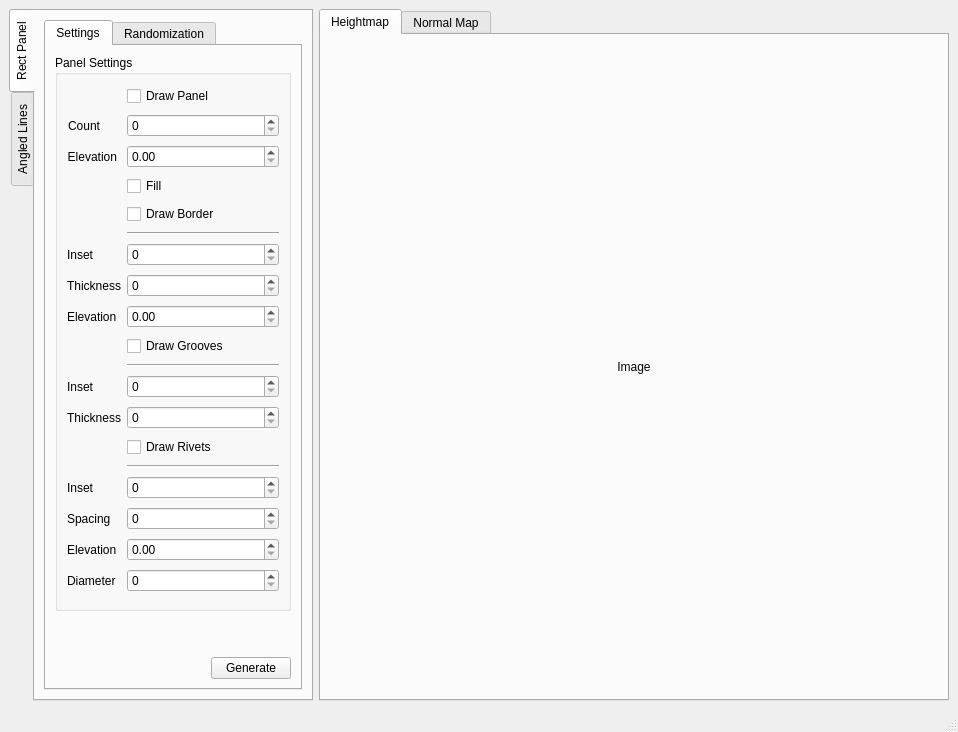
<?xml version="1.0" encoding="UTF-8"?>
<ui version="4.0">
 <class>MainWindow</class>
 <widget class="QMainWindow" name="MainWindow">
  <property name="geometry">
   <rect>
    <x>0</x>
    <y>0</y>
    <width>958</width>
    <height>732</height>
   </rect>
  </property>
  <property name="windowTitle">
   <string>Panel Gen v0.1</string>
  </property>
  <widget class="QWidget" name="centralwidget">
   <layout class="QFormLayout" name="formLayout_2">
    <item row="0" column="0">
     <widget class="QTabWidget" name="tabWidget">
      <property name="tabPosition">
       <enum>QTabWidget::West</enum>
      </property>
      <property name="currentIndex">
       <number>0</number>
      </property>
      <widget class="QWidget" name="tab">
       <attribute name="title">
        <string>Rect Panel</string>
       </attribute>
       <layout class="QHBoxLayout" name="horizontalLayout_4">
        <item>
         <widget class="QTabWidget" name="tabWidget_3">
          <property name="sizePolicy">
           <sizepolicy hsizetype="Minimum" vsizetype="Minimum">
            <horstretch>0</horstretch>
            <verstretch>0</verstretch>
           </sizepolicy>
          </property>
          <property name="currentIndex">
           <number>0</number>
          </property>
          <widget class="QWidget" name="tab_5">
           <property name="sizePolicy">
            <sizepolicy hsizetype="Minimum" vsizetype="Minimum">
             <horstretch>1</horstretch>
             <verstretch>1</verstretch>
            </sizepolicy>
           </property>
           <attribute name="title">
            <string>Settings</string>
           </attribute>
           <layout class="QVBoxLayout" name="verticalLayout_4">
            <item>
             <widget class="QGroupBox" name="groupBox">
              <property name="sizePolicy">
               <sizepolicy hsizetype="Preferred" vsizetype="Preferred">
                <horstretch>0</horstretch>
                <verstretch>1</verstretch>
               </sizepolicy>
              </property>
              <property name="minimumSize">
               <size>
                <width>0</width>
                <height>0</height>
               </size>
              </property>
              <property name="maximumSize">
               <size>
                <width>16777215</width>
                <height>16777215</height>
               </size>
              </property>
              <property name="title">
               <string>Panel Settings</string>
              </property>
              <property name="flat">
               <bool>false</bool>
              </property>
              <layout class="QFormLayout" name="formLayout">
               <item row="1" column="1">
                <widget class="QCheckBox" name="checkBox">
                 <property name="text">
                  <string>Draw Panel</string>
                 </property>
                </widget>
               </item>
               <item row="2" column="0">
                <widget class="QLabel" name="label_2">
                 <property name="text">
                  <string>Count</string>
                 </property>
                 <property name="alignment">
                  <set>Qt::AlignRight|Qt::AlignTrailing|Qt::AlignVCenter</set>
                 </property>
                </widget>
               </item>
               <item row="2" column="1">
                <widget class="QSpinBox" name="panel_count">
                 <property name="sizePolicy">
                  <sizepolicy hsizetype="Expanding" vsizetype="Fixed">
                   <horstretch>0</horstretch>
                   <verstretch>1</verstretch>
                  </sizepolicy>
                 </property>
                </widget>
               </item>
               <item row="4" column="0">
                <widget class="QLabel" name="label_3">
                 <property name="text">
                  <string>Elevation</string>
                 </property>
                 <property name="alignment">
                  <set>Qt::AlignRight|Qt::AlignTrailing|Qt::AlignVCenter</set>
                 </property>
                </widget>
               </item>
               <item row="4" column="1">
                <widget class="QDoubleSpinBox" name="doubleSpinBox">
                 <property name="sizePolicy">
                  <sizepolicy hsizetype="Expanding" vsizetype="Fixed">
                   <horstretch>0</horstretch>
                   <verstretch>2</verstretch>
                  </sizepolicy>
                 </property>
                 <property name="singleStep">
                  <double>0.010000000000000</double>
                 </property>
                </widget>
               </item>
               <item row="5" column="1">
                <widget class="QCheckBox" name="checkBox_2">
                 <property name="text">
                  <string>Fill</string>
                 </property>
                </widget>
               </item>
               <item row="7" column="1">
                <widget class="QCheckBox" name="checkBox_3">
                 <property name="text">
                  <string>Draw Border</string>
                 </property>
                </widget>
               </item>
               <item row="8" column="1">
                <widget class="Line" name="line_2">
                 <property name="sizePolicy">
                  <sizepolicy hsizetype="Expanding" vsizetype="Fixed">
                   <horstretch>1</horstretch>
                   <verstretch>1</verstretch>
                  </sizepolicy>
                 </property>
                 <property name="orientation">
                  <enum>Qt::Horizontal</enum>
                 </property>
                </widget>
               </item>
               <item row="9" column="0">
                <widget class="QLabel" name="label_4">
                 <property name="text">
                  <string>Inset</string>
                 </property>
                </widget>
               </item>
               <item row="9" column="1">
                <widget class="QSpinBox" name="spinBox_2">
                 <property name="sizePolicy">
                  <sizepolicy hsizetype="Expanding" vsizetype="Fixed">
                   <horstretch>0</horstretch>
                   <verstretch>3</verstretch>
                  </sizepolicy>
                 </property>
                </widget>
               </item>
               <item row="10" column="0">
                <widget class="QLabel" name="label_5">
                 <property name="text">
                  <string>Thickness</string>
                 </property>
                </widget>
               </item>
               <item row="10" column="1">
                <widget class="QSpinBox" name="spinBox_3">
                 <property name="sizePolicy">
                  <sizepolicy hsizetype="Expanding" vsizetype="Fixed">
                   <horstretch>0</horstretch>
                   <verstretch>1</verstretch>
                  </sizepolicy>
                 </property>
                </widget>
               </item>
               <item row="11" column="0">
                <widget class="QLabel" name="label_6">
                 <property name="text">
                  <string>Elevation</string>
                 </property>
                </widget>
               </item>
               <item row="11" column="1">
                <widget class="QDoubleSpinBox" name="doubleSpinBox_2">
                 <property name="sizePolicy">
                  <sizepolicy hsizetype="Expanding" vsizetype="Fixed">
                   <horstretch>0</horstretch>
                   <verstretch>1</verstretch>
                  </sizepolicy>
                 </property>
                 <property name="singleStep">
                  <double>0.010000000000000</double>
                 </property>
                </widget>
               </item>
               <item row="13" column="1">
                <widget class="QCheckBox" name="checkBox_4">
                 <property name="text">
                  <string>Draw Grooves</string>
                 </property>
                </widget>
               </item>
               <item row="14" column="1">
                <widget class="Line" name="line_3">
                 <property name="sizePolicy">
                  <sizepolicy hsizetype="Expanding" vsizetype="Fixed">
                   <horstretch>4</horstretch>
                   <verstretch>1</verstretch>
                  </sizepolicy>
                 </property>
                 <property name="orientation">
                  <enum>Qt::Horizontal</enum>
                 </property>
                </widget>
               </item>
               <item row="15" column="0">
                <widget class="QLabel" name="label_7">
                 <property name="text">
                  <string>Inset</string>
                 </property>
                </widget>
               </item>
               <item row="15" column="1">
                <widget class="QSpinBox" name="spinBox_4">
                 <property name="sizePolicy">
                  <sizepolicy hsizetype="Expanding" vsizetype="Fixed">
                   <horstretch>0</horstretch>
                   <verstretch>1</verstretch>
                  </sizepolicy>
                 </property>
                </widget>
               </item>
               <item row="16" column="0">
                <widget class="QLabel" name="label_8">
                 <property name="text">
                  <string>Thickness</string>
                 </property>
                </widget>
               </item>
               <item row="16" column="1">
                <widget class="QSpinBox" name="spinBox_5">
                 <property name="sizePolicy">
                  <sizepolicy hsizetype="Expanding" vsizetype="Fixed">
                   <horstretch>0</horstretch>
                   <verstretch>1</verstretch>
                  </sizepolicy>
                 </property>
                </widget>
               </item>
               <item row="17" column="1">
                <widget class="QCheckBox" name="checkBox_5">
                 <property name="text">
                  <string>Draw Rivets</string>
                 </property>
                </widget>
               </item>
               <item row="18" column="1">
                <widget class="Line" name="line">
                 <property name="sizePolicy">
                  <sizepolicy hsizetype="Expanding" vsizetype="Fixed">
                   <horstretch>1</horstretch>
                   <verstretch>1</verstretch>
                  </sizepolicy>
                 </property>
                 <property name="orientation">
                  <enum>Qt::Horizontal</enum>
                 </property>
                </widget>
               </item>
               <item row="19" column="0">
                <widget class="QLabel" name="label_9">
                 <property name="text">
                  <string>Inset</string>
                 </property>
                </widget>
               </item>
               <item row="19" column="1">
                <widget class="QSpinBox" name="spinBox_6">
                 <property name="sizePolicy">
                  <sizepolicy hsizetype="Expanding" vsizetype="Fixed">
                   <horstretch>0</horstretch>
                   <verstretch>0</verstretch>
                  </sizepolicy>
                 </property>
                </widget>
               </item>
               <item row="20" column="0">
                <widget class="QLabel" name="label_10">
                 <property name="text">
                  <string>Spacing</string>
                 </property>
                </widget>
               </item>
               <item row="20" column="1">
                <widget class="QSpinBox" name="spinBox_7">
                 <property name="sizePolicy">
                  <sizepolicy hsizetype="Expanding" vsizetype="Fixed">
                   <horstretch>0</horstretch>
                   <verstretch>1</verstretch>
                  </sizepolicy>
                 </property>
                </widget>
               </item>
               <item row="21" column="0">
                <widget class="QLabel" name="label_11">
                 <property name="text">
                  <string>Elevation</string>
                 </property>
                </widget>
               </item>
               <item row="21" column="1">
                <widget class="QDoubleSpinBox" name="doubleSpinBox_3">
                 <property name="sizePolicy">
                  <sizepolicy hsizetype="Minimum" vsizetype="Fixed">
                   <horstretch>0</horstretch>
                   <verstretch>0</verstretch>
                  </sizepolicy>
                 </property>
                 <property name="singleStep">
                  <double>0.010000000000000</double>
                 </property>
                </widget>
               </item>
               <item row="24" column="0">
                <widget class="QLabel" name="label">
                 <property name="text">
                  <string>Diameter</string>
                 </property>
                </widget>
               </item>
               <item row="24" column="1">
                <widget class="QSpinBox" name="spinBox_8">
                 <property name="sizePolicy">
                  <sizepolicy hsizetype="Expanding" vsizetype="Fixed">
                   <horstretch>0</horstretch>
                   <verstretch>1</verstretch>
                  </sizepolicy>
                 </property>
                </widget>
               </item>
              </layout>
             </widget>
            </item>
            <item>
             <spacer name="verticalSpacer">
              <property name="orientation">
               <enum>Qt::Vertical</enum>
              </property>
              <property name="sizeHint" stdset="0">
               <size>
                <width>20</width>
                <height>40</height>
               </size>
              </property>
             </spacer>
            </item>
            <item>
             <layout class="QHBoxLayout" name="horizontalLayout_5">
              <item>
               <spacer name="horizontalSpacer_2">
                <property name="orientation">
                 <enum>Qt::Horizontal</enum>
                </property>
                <property name="sizeHint" stdset="0">
                 <size>
                  <width>40</width>
                  <height>20</height>
                 </size>
                </property>
               </spacer>
              </item>
              <item>
               <widget class="QPushButton" name="generateButton">
                <property name="text">
                 <string>Generate</string>
                </property>
               </widget>
              </item>
             </layout>
            </item>
           </layout>
          </widget>
          <widget class="QWidget" name="tab_6">
           <attribute name="title">
            <string>Randomization</string>
           </attribute>
          </widget>
         </widget>
        </item>
       </layout>
      </widget>
      <widget class="QWidget" name="tab_2">
       <attribute name="title">
        <string>Angled Lines</string>
       </attribute>
       <layout class="QVBoxLayout" name="verticalLayout_2">
        <item>
         <widget class="QColumnView" name="columnView">
          <property name="resizeGripsVisible">
           <bool>true</bool>
          </property>
         </widget>
        </item>
       </layout>
      </widget>
     </widget>
    </item>
    <item row="0" column="1">
     <layout class="QVBoxLayout" name="verticalLayout">
      <item>
       <widget class="QTabWidget" name="tabWidget_2">
        <property name="currentIndex">
         <number>0</number>
        </property>
        <widget class="QWidget" name="heightMapVBox">
         <attribute name="title">
          <string>Heightmap</string>
         </attribute>
         <layout class="QVBoxLayout" name="verticalLayout_5">
          <item>
           <widget class="QLabel" name="displayLabel">
            <property name="text">
             <string>Image</string>
            </property>
            <property name="alignment">
             <set>Qt::AlignCenter</set>
            </property>
           </widget>
          </item>
         </layout>
        </widget>
        <widget class="QWidget" name="tab_4">
         <attribute name="title">
          <string>Normal Map</string>
         </attribute>
        </widget>
       </widget>
      </item>
     </layout>
    </item>
   </layout>
  </widget>
  <widget class="QMenuBar" name="menubar">
   <property name="geometry">
    <rect>
     <x>0</x>
     <y>0</y>
     <width>958</width>
     <height>29</height>
    </rect>
   </property>
   <property name="nativeMenuBar">
    <bool>false</bool>
   </property>
  </widget>
  <widget class="QStatusBar" name="statusbar"/>
 </widget>
 <resources/>
 <connections/>
</ui>
